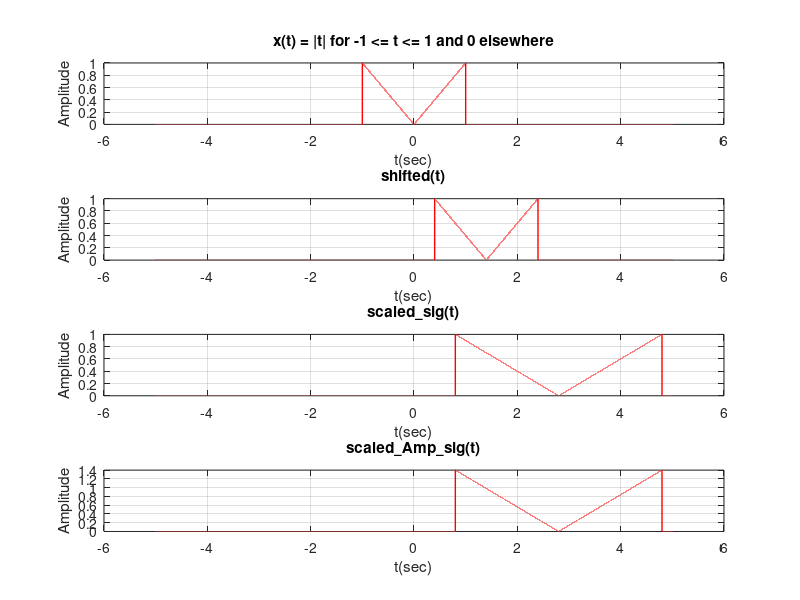
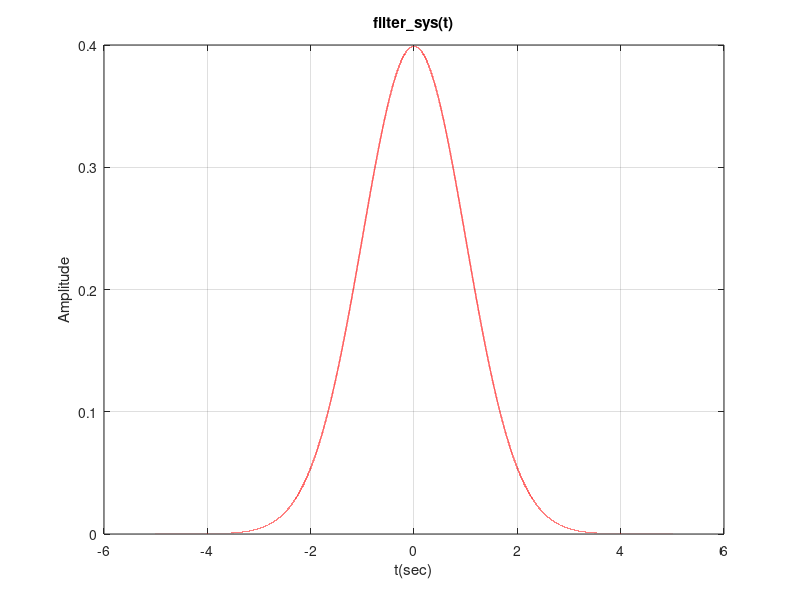
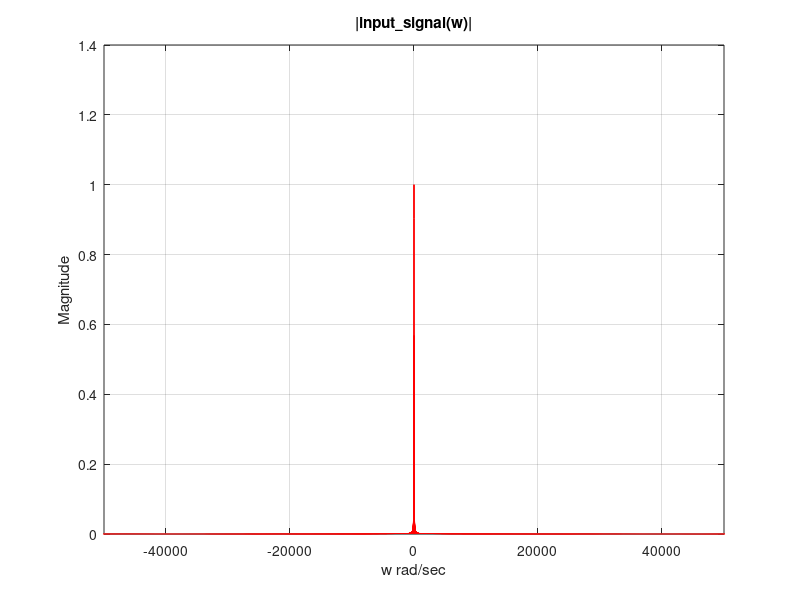
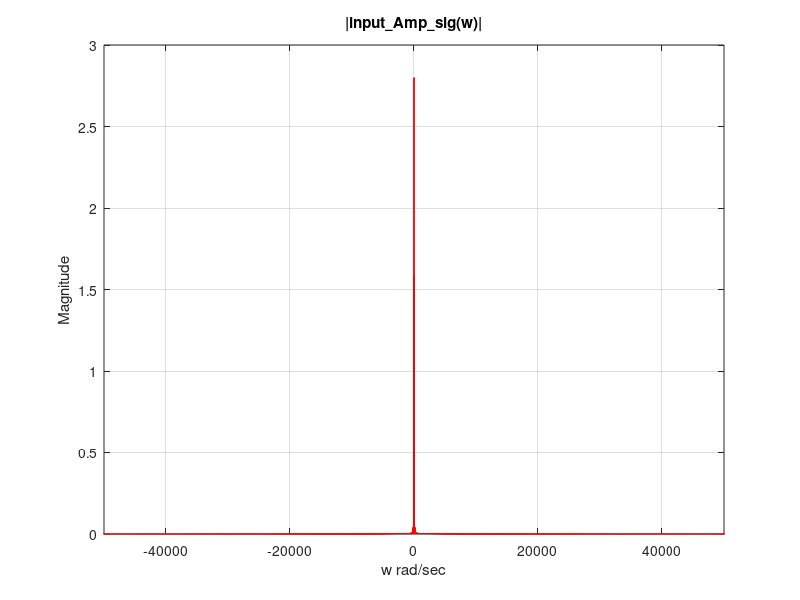

Write MATLAB code to recreate these figures, in order.
clc; clear; close all;

SectionNum = 7; 
GroupNum = 2; 

%% 1-The original signal x(t) for -5 < t < 5 
% Define time range 
SamplingFreq = 16000; 
SamplingPer = 1/SamplingFreq; 
time_vec = -5:SamplingPer:5; 

% Define x(t) as |t| for -1 <= t <= 1, and 0 elsewhere
sig = zeros(size(time_vec));
sig(time_vec >= -1 & time_vec <= 1) = abs(time_vec(time_vec >= -1 & time_vec <= 1));

figure;
subplot(4,1,1);
plot(time_vec, sig, 'r', 'LineWidth', 1);
xlabel('t(sec)');
ylabel('Amplitude');
title('x(t) = |t| for -1 <= t <= 1 and 0 elsewhere');
grid on;

%% 2-The Time-Shifted signal shifted(t)
% shifted= x(t - 0.2 * s)
shift_amt = -0.2 * SectionNum;
shifted_sig = zeros(size(time_vec));
shifted_time_vec = time_vec + shift_amt;
shifted_sig(shifted_time_vec >= -1 & shifted_time_vec <= 1) = abs(shifted_time_vec(shifted_time_vec >= -1 & shifted_time_vec <= 1));

subplot(4,1,2);
plot(time_vec, shifted_sig, 'r', 'LineWidth', 1);
xlabel('t(sec)');
ylabel('Amplitude');
title('shifted(t)');
grid on;

%% 3- The Time-Scaled signal scaled_sig(t)
scaling_factor = 1/GroupNum;
scaled_sig = zeros(size(time_vec));
scaled_time_vec = time_vec * scaling_factor + shift_amt;
scaled_sig(scaled_time_vec >= -1 & scaled_time_vec <= 1) = abs(scaled_time_vec(scaled_time_vec >= -1 & scaled_time_vec <= 1));

subplot(4,1,3);
plot(time_vec, scaled_sig, 'r', 'LineWidth', 1);
xlabel('t(sec)');
ylabel('Amplitude');
title('scaled\_sig(t)');
grid on;

%% 4-The Amplitude-Scaled signal scaled_Amp_sig(t)
Amp_factor = 0.1 * GroupNum * SectionNum;
scaled_Amp_sig = Amp_factor * scaled_sig;

subplot(4,1,4);
plot(time_vec, scaled_Amp_sig, 'r', 'LineWidth', 1);
xlabel('t(sec)');
ylabel('Amplitude');
title('scaled\_Amp\_sig(t)');
grid on;

%% 5-The filter system filter_sys(t)
filter_sys = (1/sqrt(2*pi)) * exp(-time_vec.^2 / 2);
figure;
plot(time_vec, filter_sys, 'r', 'LineWidth', 1);
xlabel('t(sec)');
ylabel('Amplitude');
title('filter\_sys(t)');
grid on;

%% 6-The magnitude spectrum of the input signal: |input_signal(w)|
freq_vec = linspace(-SamplingFreq/2, SamplingFreq/2, length(sig)); 
ang_freq_vec = 2 * pi * freq_vec; 
num_periods = SamplingFreq;
input_signal = fft(sig) / num_periods; 
figure;
plot(ang_freq_vec, abs(fftshift(input_signal)), 'r', 'LineWidth', 1);
xlabel('w rad/sec');
ylabel('Magnitude');
title('|input\_signal(w)|');
xlim([-50000 50000]);
grid on;

%% 7-The magnitude spectrum of the input signal: |input_Amp_sig(w)|
input_Amp_sig = fft(scaled_Amp_sig) / num_periods; 
figure;
plot(ang_freq_vec, abs(fftshift(input_Amp_sig)), 'r', 'LineWidth', 1);
xlabel('w rad/sec');
ylabel('Magnitude');
title('|input\_Amp\_sig(w)|');
xlim([-50000 50000]);
grid on;

%% 8-The magnitude spectrum of the filtering system: |filter_sys(w)|
filter_sys_freq = fft(filter_sys) / num_periods; 
figure;
plot(ang_freq_vec, fftshift(abs(filter_sys_freq)), 'r', 'LineWidth', 1);
xlabel('w rad/sec');
ylabel('Magnitude');
title('|filter\_sys(w)|');
xlim([-50000 50000]);
grid on;

%% 9-The magnitude spectrum of the output signal |output_signal(w)|
output_signal = input_signal .* filter_sys_freq; 
figure;
plot(ang_freq_vec, abs(fftshift(output_signal)), 'r', 'LineWidth', 1);
xlabel('w rad/sec');
ylabel('Magnitude');
title('|output\_signal(w)|');
xlim([-50000 50000]);
grid on;

%% 10-The time-domain output signal output_time(t)
output_time = (ifft(output_signal)) * num_periods;
figure;
plot(time_vec, real(output_time), 'r', 'LineWidth', 1);
xlabel('t(sec)');
ylabel('Amplitude');
title('output\_time(t)');
grid on;

%% 11- Plot scaled_Amp_sig(t) and output_time(t) on the same graph
figure;
plot(time_vec, real(output_time), 'b', 'LineWidth', 1);
hold on;
plot(time_vec, scaled_Amp_sig, 'r', 'LineWidth', 1);
xlabel('t(sec)');
ylabel('Amplitude');
title('scaled\_Amp\_sig(t) & output\_time(t)');
legend('output\_time(t)', 'scaled\_Amp\_sig(t)');
grid on;
